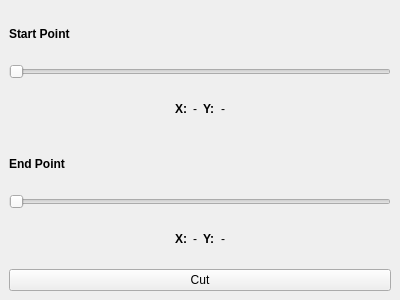
<?xml version="1.0" encoding="UTF-8"?>
<ui version="4.0">
 <class>initialpointdock</class>
 <widget class="QDockWidget" name="initialpointdock">
  <property name="geometry">
   <rect>
    <x>0</x>
    <y>0</y>
    <width>400</width>
    <height>300</height>
   </rect>
  </property>
  <property name="floating">
   <bool>true</bool>
  </property>
  <property name="allowedAreas">
   <set>Qt::NoDockWidgetArea</set>
  </property>
  <property name="windowTitle">
   <string>DockWidget</string>
  </property>
  <widget class="QWidget" name="dockWidgetContents">
   <layout class="QGridLayout" name="gridLayout">
    <item row="2" column="0">
     <layout class="QHBoxLayout" name="horizontalLayout">
      <item>
       <spacer name="horizontalSpacer_4">
        <property name="orientation">
         <enum>Qt::Horizontal</enum>
        </property>
        <property name="sizeHint" stdset="0">
         <size>
          <width>40</width>
          <height>20</height>
         </size>
        </property>
       </spacer>
      </item>
      <item>
       <widget class="QLabel" name="label">
        <property name="font">
         <font>
          <weight>75</weight>
          <bold>true</bold>
         </font>
        </property>
        <property name="text">
         <string>X:</string>
        </property>
       </widget>
      </item>
      <item>
       <widget class="QLabel" name="labelStartX">
        <property name="text">
         <string>-</string>
        </property>
       </widget>
      </item>
      <item>
       <widget class="QLabel" name="label_2">
        <property name="font">
         <font>
          <weight>75</weight>
          <bold>true</bold>
         </font>
        </property>
        <property name="text">
         <string>Y:</string>
        </property>
       </widget>
      </item>
      <item>
       <widget class="QLabel" name="labelStartY">
        <property name="text">
         <string>-</string>
        </property>
       </widget>
      </item>
      <item>
       <spacer name="horizontalSpacer_2">
        <property name="orientation">
         <enum>Qt::Horizontal</enum>
        </property>
        <property name="sizeHint" stdset="0">
         <size>
          <width>40</width>
          <height>20</height>
         </size>
        </property>
       </spacer>
      </item>
     </layout>
    </item>
    <item row="1" column="0">
     <widget class="QSlider" name="sliderStart">
      <property name="maximum">
       <number>999999999</number>
      </property>
      <property name="orientation">
       <enum>Qt::Horizontal</enum>
      </property>
     </widget>
    </item>
    <item row="0" column="0">
     <widget class="QLabel" name="labelStart">
      <property name="font">
       <font>
        <weight>75</weight>
        <bold>true</bold>
       </font>
      </property>
      <property name="text">
       <string>Start Point</string>
      </property>
     </widget>
    </item>
    <item row="3" column="0">
     <widget class="QLabel" name="labelEnd">
      <property name="font">
       <font>
        <weight>75</weight>
        <bold>true</bold>
       </font>
      </property>
      <property name="text">
       <string>End Point</string>
      </property>
     </widget>
    </item>
    <item row="4" column="0">
     <widget class="QSlider" name="sliderEnd">
      <property name="maximum">
       <number>999999999</number>
      </property>
      <property name="orientation">
       <enum>Qt::Horizontal</enum>
      </property>
     </widget>
    </item>
    <item row="5" column="0">
     <layout class="QHBoxLayout" name="horizontalLayout_2">
      <item>
       <spacer name="horizontalSpacer_3">
        <property name="orientation">
         <enum>Qt::Horizontal</enum>
        </property>
        <property name="sizeHint" stdset="0">
         <size>
          <width>40</width>
          <height>20</height>
         </size>
        </property>
       </spacer>
      </item>
      <item>
       <widget class="QLabel" name="label_3">
        <property name="font">
         <font>
          <weight>75</weight>
          <bold>true</bold>
         </font>
        </property>
        <property name="text">
         <string>X:</string>
        </property>
       </widget>
      </item>
      <item>
       <widget class="QLabel" name="labelEndX">
        <property name="text">
         <string>-</string>
        </property>
       </widget>
      </item>
      <item>
       <widget class="QLabel" name="label_4">
        <property name="font">
         <font>
          <weight>75</weight>
          <bold>true</bold>
         </font>
        </property>
        <property name="text">
         <string>Y:</string>
        </property>
       </widget>
      </item>
      <item>
       <widget class="QLabel" name="labelEndY">
        <property name="text">
         <string>-</string>
        </property>
       </widget>
      </item>
      <item>
       <spacer name="horizontalSpacer">
        <property name="orientation">
         <enum>Qt::Horizontal</enum>
        </property>
        <property name="sizeHint" stdset="0">
         <size>
          <width>40</width>
          <height>20</height>
         </size>
        </property>
       </spacer>
      </item>
     </layout>
    </item>
    <item row="6" column="0">
     <widget class="QPushButton" name="cutBtn">
      <property name="text">
       <string>Cut</string>
      </property>
     </widget>
    </item>
   </layout>
  </widget>
 </widget>
 <resources/>
 <connections/>
</ui>
